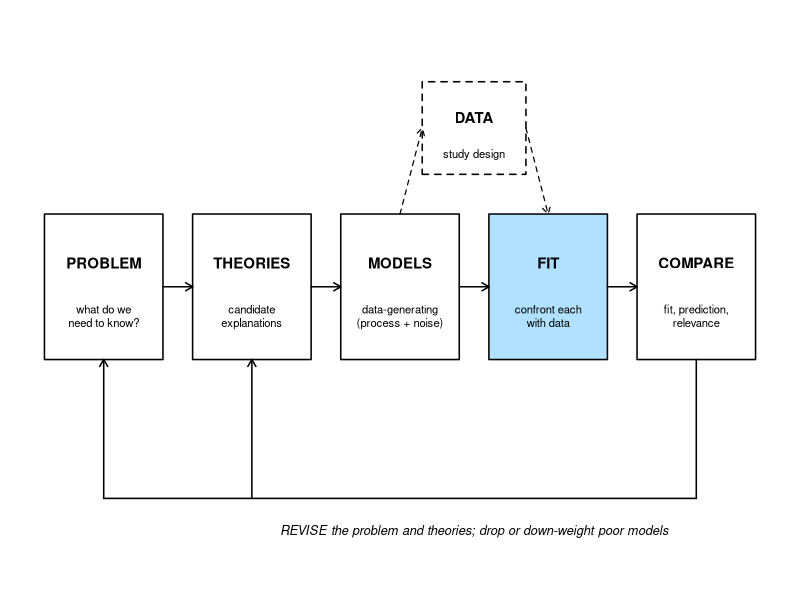
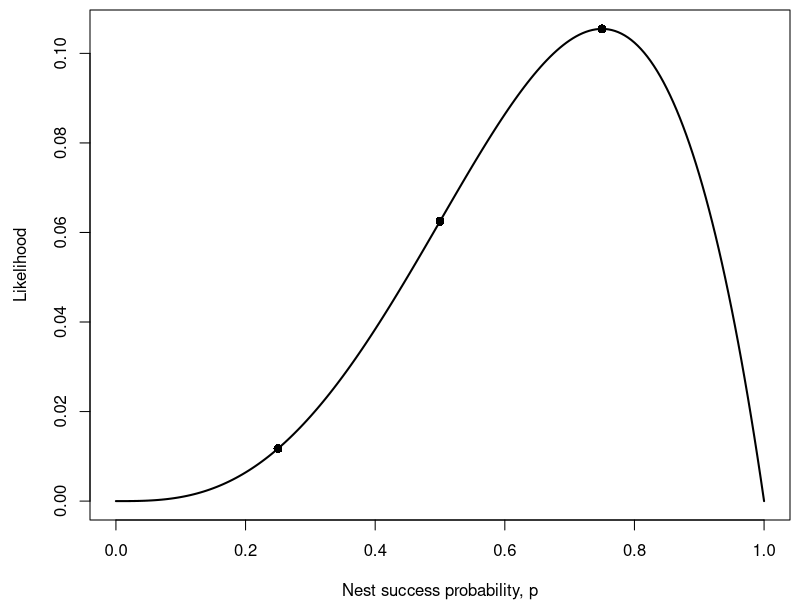
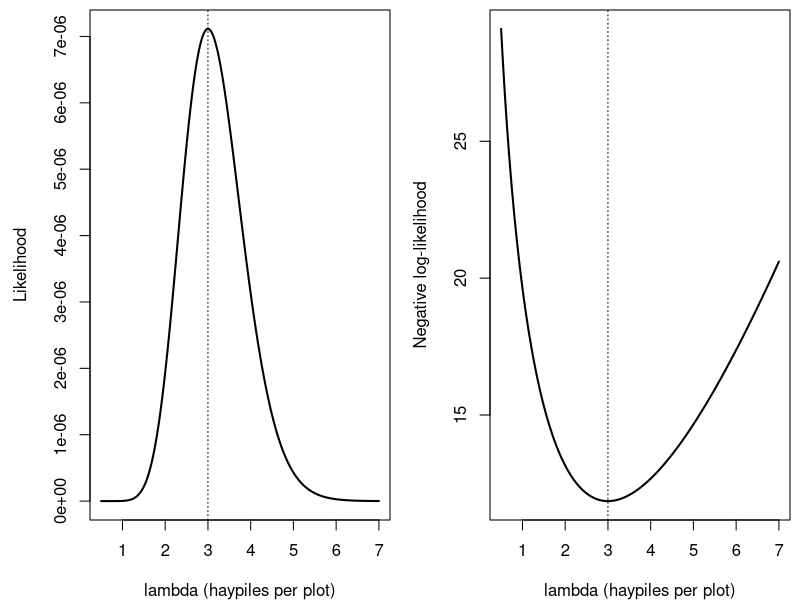

The R source for these figures, in order: (Note: this script raises an error after producing the figures.)
## ---- chunk 1
knitr::opts_chunk$set(echo = TRUE, warning = FALSE, message = FALSE,
                      fig.width = 7, fig.height = 4.5, fig.align = "center")

widget <- function(file) htmltools::includeHTML(file.path("widgets", file))
f2 <- function(v) formatC(round(v, 2) + 0, format = "f", digits = 2)
f3 <- function(v) formatC(v, format = "f", digits = 3)
f4 <- function(v) formatC(v, format = "f", digits = 4)
sci <- function(v, d = 1) {
  e <- floor(log10(v))
  paste0(formatC(v / 10^e, format = "f", digits = d), " \\times 10^{", e, "}")
}
## ---- chunk 2
# scientific workflow schematic; 'highlight' shades one box
draw_workflow <- function(highlight = NULL, cex = 0.9) {
  boxes <- c("PROBLEM", "THEORIES", "MODELS", "FIT", "COMPARE")
  subs <- c("what do we\nneed to know?", "candidate\nexplanations",
            "data-generating\n(process + noise)", "confront each\nwith data",
            "fit, prediction,\nrelevance")
  x <- seq(1, 9, by = 2)
  y <- 2
  w <- 0.8
  h <- 0.55
  shade <- function(lab) if (!is.null(highlight) && lab == highlight) "lightskyblue1" else "white"
  par(mar = c(0, 0, 0, 0))
  plot(NA, xlim = c(0, 10), ylim = c(-0.2, 4), axes = FALSE, xlab = "", ylab = "")
  for (i in seq_along(boxes)) {
    rect(x[i] - w, y - h, x[i] + w, y + h, col = shade(boxes[i]), lwd = 1.5)
    text(x[i], y + 0.18, boxes[i], font = 2, cex = cex)
    text(x[i], y - 0.22, subs[i], cex = cex * 0.75)
  }
  arrows(x[-5] + w, y, x[-1] - w, y, length = 0.08, lwd = 1.5)
  rect(6 - 0.7, 3.2 - 0.35, 6 + 0.7, 3.2 + 0.35, lty = 2, lwd = 1.5,
       col = if (identical(highlight, "DATA")) "lightskyblue1" else NA)
  text(6, 3.28, "DATA", font = 2, cex = cex)
  text(6, 3.0, "study design", cex = cex * 0.75)
  arrows(x[3], y + h, 6 - 0.7, 3.2, length = 0.08, lty = 2, lwd = 1.2)
  arrows(6 + 0.7, 3.2, x[4], y + h, length = 0.08, lty = 2, lwd = 1.2)
  segments(x[5], y - h, x[5], 0.4, lwd = 1.5)
  segments(x[5], 0.4, x[1], 0.4, lwd = 1.5)
  arrows(x[c(1, 2)], 0.4, x[c(1, 2)], y - h, length = 0.08, lwd = 1.5)
  text(6, 0.15, "REVISE the problem and theories; drop or down-weight poor models",
       cex = cex * 0.85, font = 3)
}
## ---- chunk 3
draw_workflow("FIT")
## ---- chunk 4
nests <- data.frame(Nest = 1:4, Cover = c(30, 20, 10, 30), Outcome = c(1, 1, 0, 1))
knitr::kable(nests, col.names = c("Nest", "Sagebrush cover (%)",
                                  "Outcome (1 = hatched, 0 = failed)"),
             align = "c")
## ---- chunk 5
p_grid <- seq(0, 1, by = 0.005)
lik_nests <- function(p) p^3 * (1 - p)
p_three <- c(0.25, 0.5, 0.75)

par(mar = c(4, 4.5, 0.5, 0.5))
plot(p_grid, lik_nests(p_grid), type = "l", lwd = 2,
     xlab = "Nest success probability, p", ylab = "Likelihood")
points(p_three, lik_nests(p_three), pch = 16, cex = 1.2)
## ---- chunk 6
haypiles <- c(2, 5, 3, 0, 4, 4)

nll_pois <- function(lambda, y) {
  -sum(dpois(y, lambda = lambda, log = TRUE))
}

lambda_grid <- seq(0.5, 7, by = 0.01)
lik_vals <- sapply(lambda_grid, function(l) prod(dpois(haypiles, l)))
nll_vals <- sapply(lambda_grid, nll_pois, y = haypiles)

par(mfrow = c(1, 2), mar = c(4, 4.5, 0.5, 0.5))
plot(lambda_grid, lik_vals, type = "l", lwd = 2,
     xlab = "lambda (haypiles per plot)", ylab = "Likelihood")
abline(v = 3, lty = 3)
plot(lambda_grid, nll_vals, type = "l", lwd = 2,
     xlab = "lambda (haypiles per plot)", ylab = "Negative log-likelihood")
abline(v = 3, lty = 3)
par(mfrow = c(1, 1))
## ---- chunk 7
widget("likelihood_product.html")
## ---- chunk 8
lambda_grid[which.min(nll_vals)]           # grid search

fit_pika <- optim(par = 2, fn = nll_pois, y = haypiles,
                  method = "Brent", lower = 0.01, upper = 20)
fit_pika$par                               # optimizer
fit_pika$value                             # NLL at the MLE
## ---- chunk 9
coarse <- seq(1, 6, by = 0.5)
par(mar = c(4, 4.5, 0.5, 0.5))
plot(lambda_grid, nll_vals, type = "l", lwd = 2, col = "grey40",
     xlab = "lambda (haypiles per plot)", ylab = "Negative log-likelihood")
points(coarse, sapply(coarse, nll_pois, y = haypiles), pch = 16)
points(fit_pika$par, fit_pika$value, pch = 4, cex = 2, lwd = 3, col = "red")
legend("top", c("grid points", "optim() result"), pch = c(16, 4),
       col = c("black", "red"), bty = "n")
## ---- chunk 10
data(trees)
diam <- trees$Girth      # diameter in inches (mislabeled "Girth")
vol <- trees$Volume      # cubic feet

power_curve <- function(d, a, b) a * d^b

# 95% range of volumes simulated at each diameter, for parameters (a, b, sigma)
sim_band <- function(par, d_seq, n_sims = 1000) {
  sims <- replicate(n_sims, rnorm(length(d_seq), power_curve(d_seq, par[1], par[2]), par[3]))
  apply(sims, 1, quantile, probs = c(0.025, 0.975))
}
## ---- chunk 11
set.seed(6)
d_seq <- seq(8, 21, length.out = 50)
guesses <- list(c(0.1, 2.2, 3), c(0.5, 1.6, 3), c(0.5, 1.6, 15))

par(mfrow = c(1, 3), mar = c(4, 4, 2, 0.5))
for (g in guesses) {
  band <- sim_band(g, d_seq)
  plot(diam, vol, pch = 16, ylim = c(-20, 110), xlab = "Diameter (in)",
       ylab = "Volume (cubic ft)",
       main = paste0("a = ", g[1], ", b = ", g[2], ", sigma = ", g[3]), cex.main = 1)
  polygon(c(d_seq, rev(d_seq)), c(band[1, ], rev(band[2, ])),
          col = adjustcolor("steelblue", 0.25), border = NA)
  lines(d_seq, power_curve(d_seq, g[1], g[2]), lwd = 2, col = "steelblue4")
}
par(mfrow = c(1, 1))
## ---- chunk 12
nll_power <- function(par, d, v) {
  -sum(dnorm(v, mean = power_curve(d, par[1], par[2]), sd = par[3], log = TRUE))
}
## ---- chunk 13
sapply(guesses, nll_power, d = diam, v = vol)
## ---- chunk 14
par(mar = c(4, 4.5, 0.5, 0.5))
plot(diam, vol, pch = 16, xlab = "Diameter (in)", ylab = "Volume (cubic ft)")
## ---- chunk 15
par_try <- c(a = 0.087, b = 2.24, sigma = 3.2)
mu_1 <- power_curve(diam[1], par_try["a"], par_try["b"])   # expected volume
dens_1 <- dnorm(vol[1], mean = mu_1, sd = par_try["sigma"])
c(expected = unname(mu_1), density = unname(dens_1))

par(mar = c(4, 4.5, 0.5, 0.5))
curve(dnorm(x, mu_1, par_try["sigma"]), from = 0, to = 22, lwd = 2,
      xlab = "Volume (cubic ft) of a tree with diameter 8.3 in", ylab = "Probability density")
abline(v = vol[1], col = "red", lwd = 2)
## ---- chunk 16
nll_power(par_try, d = diam, v = vol)
## ---- chunk 17
start <- c(a = 0.15, b = 2, sigma = 3)
par(mar = c(4, 4.5, 0.5, 0.5))
plot(diam, vol, pch = 16, xlab = "Diameter (in)", ylab = "Volume (cubic ft)")
curve(power_curve(x, start["a"], start["b"]), add = TRUE, lwd = 2, lty = 2)
## ---- chunk 18
fit_trees <- optim(par = start, fn = nll_power, d = diam, v = vol)
fit_trees$par           # MLEs of a, b, and sigma
fit_trees$value         # NLL at the MLE
fit_trees$convergence   # 0 means optim() thinks it converged
## ---- chunk 19
round(optim(c(a = 0.05, b = 2.5, sigma = 5), nll_power, d = diam, v = vol)$par, 3)
## ---- chunk 20
set.seed(7)
band_fit <- sim_band(fit_trees$par, d_seq)
par(mar = c(4, 4.5, 0.5, 0.5))
plot(diam, vol, pch = 16, xlab = "Diameter (in)", ylab = "Volume (cubic ft)",
     ylim = c(0, 85))
polygon(c(d_seq, rev(d_seq)), c(band_fit[1, ], rev(band_fit[2, ])),
        col = adjustcolor("steelblue", 0.25), border = NA)
curve(power_curve(x, fit_trees$par["a"], fit_trees$par["b"]), add = TRUE,
      lwd = 2, col = "steelblue4")
## ---- chunk 21
nll_exp <- function(par, d, v) -sum(dnorm(v, par[1] * exp(par[2] * d), par[3], log = TRUE))
fit_exp <- optim(c(5, 0.15, 3), nll_exp, d = diam, v = vol)
## ---- chunk 22
nll_saturated <- -sum(dpois(haypiles, lambda = haypiles, log = TRUE))
deviance_pika <- 2 * (nll_pois(3, haypiles) - nll_saturated)
c(deviance = deviance_pika, df = 5,
  p_value = pchisq(deviance_pika, df = 5, lower.tail = FALSE))
## ---- chunk 23
draw_workflow("DATA")
## ---- chunk 24
detect_prob <- function(k, pobs = 0.02) {
  1 - (1 - pobs)^k
}
detect_prob(1)   # one person-day should equal pobs
detect_prob(3)
## ---- chunk 25
true_abundance <- function(t, N0 = 1000, lambda = 0.75^(1/25)) {
  N0 * lambda^t
}
true_abundance(c(0, 25))   # should return 1000 and 750 together
## ---- chunk 26
simulate_counts <- function(t_survey, k, N0 = 1000, lambda = 0.75^(1/25),
                            pobs = 0.02) {
  N_t <- true_abundance(t_survey, N0, lambda)
  rbinom(length(t_survey), size = round(N_t), prob = detect_prob(k, pobs))
}
set.seed(11)
counts <- simulate_counts(1:25, k = 3)
length(counts)   # should be 25
## ---- chunk 27
par(mar = c(4, 4.5, 0.5, 0.5))
plot(1:25, counts, pch = 16, xlab = "Year", ylab = "Count",
     ylim = c(0, max(counts) * 1.1))
## ---- chunk 28
detect_decline <- function(t_survey, counts, alpha = 0.05) {
  s <- summary(lm(log(counts) ~ t_survey))$coefficients[2, ]
  unname(s[1] < 0 && s[4] <= alpha)
}
detect_decline(1:25, counts)
## ---- chunk 29
set.seed(12)
null_hits <- replicate(1000, {
  detect_decline(1:25, simulate_counts(1:25, 3, lambda = 1))
})
mean(null_hits)
## ---- chunk 30
estimate_power <- function(k, s, R = 1000, lambda = 0.75^(1/25),
                           alpha = 0.05) {
  t_survey <- seq(1, 25, by = s)
  mean(replicate(R, {
    counts <- simulate_counts(t_survey, k, lambda = lambda)
    detect_decline(t_survey, counts, alpha)
  }))
}
set.seed(14)
estimate_power(3, 1, lambda = 1)   # false-decline rate
estimate_power(3, 1)               # power
## ---- chunk 31
set.seed(746)
grid <- expand.grid(k = 1:15, s = 1:5)
grid$power <- mapply(estimate_power, grid$k, grid$s,
                     MoreArgs = list(R = 1000))
## ---- chunk 32
par(mar = c(4, 4.5, 0.5, 0.5))
plot(NA, xlim = c(1, 15), ylim = c(0, 1), xlab = "Person-days per survey, k",
     ylab = "Estimated power")
abline(h = 0.75, lty = 2, col = "grey40")
for (ss in 1:5) {
  lines(grid$k[grid$s == ss], grid$power[grid$s == ss], col = ss, lwd = 2)
}
legend("bottomright", legend = paste("s =", 1:5), col = 1:5, lwd = 2,
       bty = "n", cex = 0.8)
## ---- chunk 33
cost_of <- function(k, s) length(seq(1, 25, by = s)) * (2000 + 200 * k)
grid$cost <- mapply(cost_of, grid$k, grid$s)
ok <- grid[grid$power >= 0.75, ]
head(ok[order(ok$cost), ], 5)
## ---- chunk 34
top3 <- head(ok[order(ok$cost), ], 3)
set.seed(999)
top3$power_5000 <- mapply(estimate_power, top3$k, top3$s, MoreArgs = list(R = 5000))
top3$mc_se <- sqrt(top3$power_5000 * (1 - top3$power_5000) / 5000)
top3
## ---- chunk 35
widget("power_design.html")
